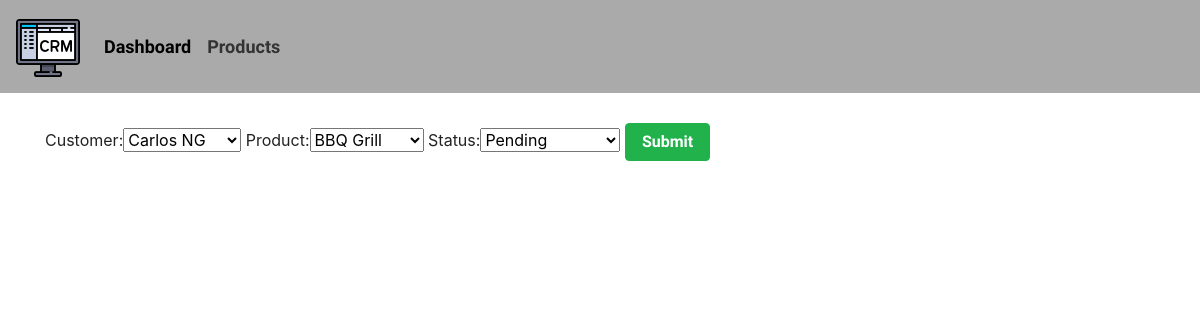
/update_order/2, run on the app's committed database.
### accounts/models.py (models this page shows)
class Order(models.Model):
    STATUS = (
        ('Pending', 'Pending'),
        ('Out for delivery', 'Out for delivery'),
        ('Delivered', 'Delivered')
    )
    customer = models.ForeignKey(Customer, null=True, on_delete=models.SET_NULL)
    product = models.ForeignKey(Product, null=True, on_delete=models.SET_NULL)
    status = models.CharField(max_length=100, choices=STATUS)
    date_created = models.DateTimeField(auto_now_add=True, null=True)

### accounts/views.py (the view)
# urls.py: path('update_order/<str:pk>', update_order, name='update_order'),
def update_order(request, pk):
    order = Order.objects.get(id=pk)
    form = OrderForm(instance=order)
    if request.method == 'POST':
        form = OrderForm(request.POST, instance=order)
        if form.is_valid():
            form.save()
            return redirect('/')
    context = {
        'form': form
    }
    return render(request, 'accounts/order_form.html', context)

### accounts/forms.py
class OrderForm(ModelForm):
    class Meta:
        model = Order
        fields = '__all__'

### accounts/models.py (called while the page is built)
    def __str__(self):
        return self.name

    def __str__(self):
        return self.name

### accounts/templates/accounts/order_form.html (shortened to what this page needs)
{% extends 'accounts/main.html' %}
{% load static %}
{% block content %}
<div class="container">
    <form action="" method="POST">
        {{form}}
        <button type="submit" class="btn btn-success">Submit</button>
    </form>
</div>
{% endblock %}

### static/css/main.css (style rules this page uses)
.container { margin: 30px auto; }

### data on the page
Order: customer "Carlos NG", product "BBQ Grill", status "Pending"
